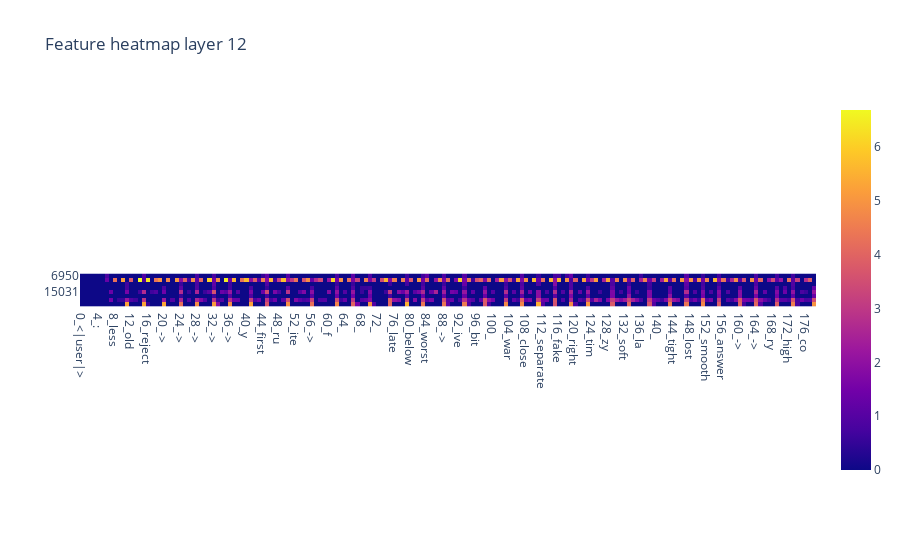

The cell this chart's notebook holds for it:
### Code cell
px.imshow(heatmap, y = [str(x) for x in selected_features], x = token_labels, title=f"Feature heatmap layer {layer}")

### Figure 1 — Plotly figure (JSON) as saved in the notebook; plotly's stock layout.template omitted (floating-point values rounded to 4 significant figures; data arrays with more than 128 entries replaced by an {"elided": "..."} marker saying what was removed)
{"data": [{"coloraxis": "coloraxis", "hovertemplate": "x: %{x}<br>y: %{y}<br>color: %{z}<extra></extra>", "name": "0", "type": "heatmap", "x": {"elided": "179 str values"}, "xaxis": "x", "y": ["6950", "24938", "4857", "2287", "15031", "6996", "1541", "24774"], "yaxis": "y", "z": {"elided": "8x179 float values"}}], "layout": {"coloraxis": {"colorscale": [[0, "#0d0887"], [0.1111, "#46039f"], [0.2222, "#7201a8"], [0.3333, "#9c179e"], [0.4444, "#bd3786"], [0.5556, "#d8576b"], [0.6667, "#ed7953"], [0.7778, "#fb9f3a"], [0.8889, "#fdca26"], [1, "#f0f921"]]}, "title": {"text": "Feature heatmap layer 12"}, "xaxis": {"anchor": "y", "constrain": "domain", "domain": [0, 1], "scaleanchor": "y"}, "yaxis": {"anchor": "x", "autorange": "reversed", "constrain": "domain", "domain": [0, 1]}}}
